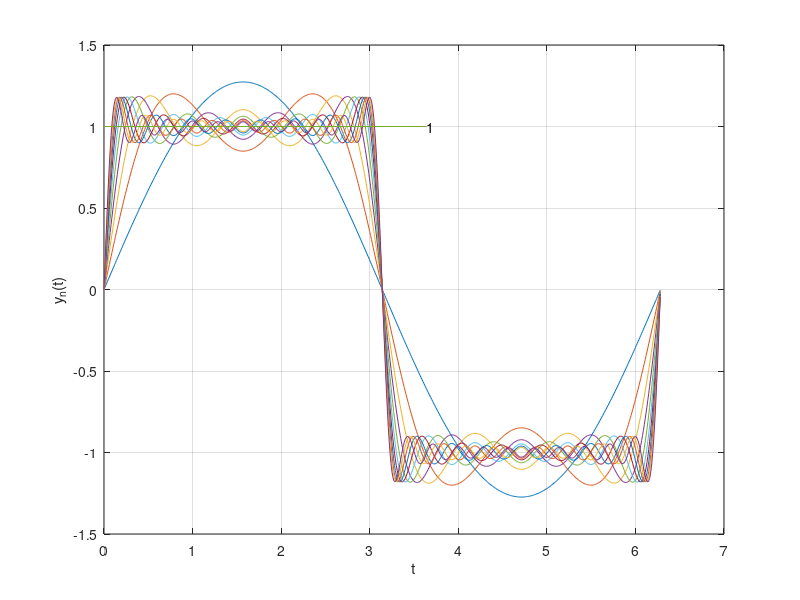
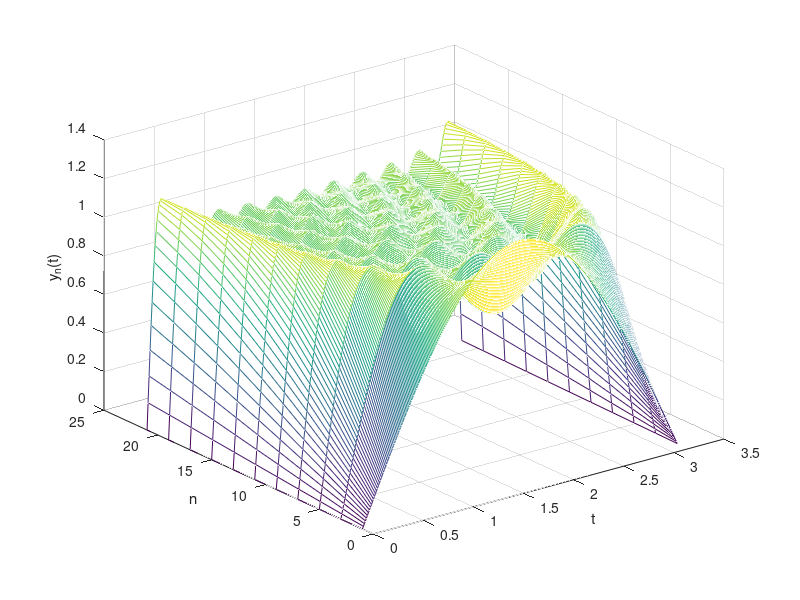

Write MATLAB code to recreate these figures, in order. (Note: this script raises an error after producing the figures.)
%观察方波的吉博思现象
t=0:0.01:2*pi;
%N为最大谐波次数

N=21;

%这里的y是一个矩阵，可以储存(N+1)/2行的数据，每一行有length(t)列，
%其实是对应的这个的(N+1)/2钟情况
y=zeros((N+1)/2,length(t));
x=zeros(size(t));


%这个循环用来生成(n+1)/2行y的值，
%n=1时，可以生成sin(t)放入x中，再放入y中
%n=3时，可以生成sin(t)+1/3sin(3t)放入y中
for n=1:2:N 
    x=x+sin(n*t)/n;
    y((n+1)/2,:)=x;
end

y=y*4/pi;

%绘制第一幅图
figure(1);
plot(t,y);
xlabel('t');
ylabel('y_n(t)');
grid on;

%绘制(0,1)-->(pi+0.5,1)的直线段
line([0,pi+0.5],[1,1]);
text(pi+0.5,1,'1');

%绘制一幅3D图
figure(2);
halft=ceil(length(t)/2);
mesh(t(1:halft),[1:2:N],y(:,1:halft));
xlabel('t');
ylabel('n');
zlabel('y_n(t)');

%吉布斯现象的最大值一定出现在最后一行的某一个里面
gibbs=(max(y(N+1)/2,:)-1)/2;


